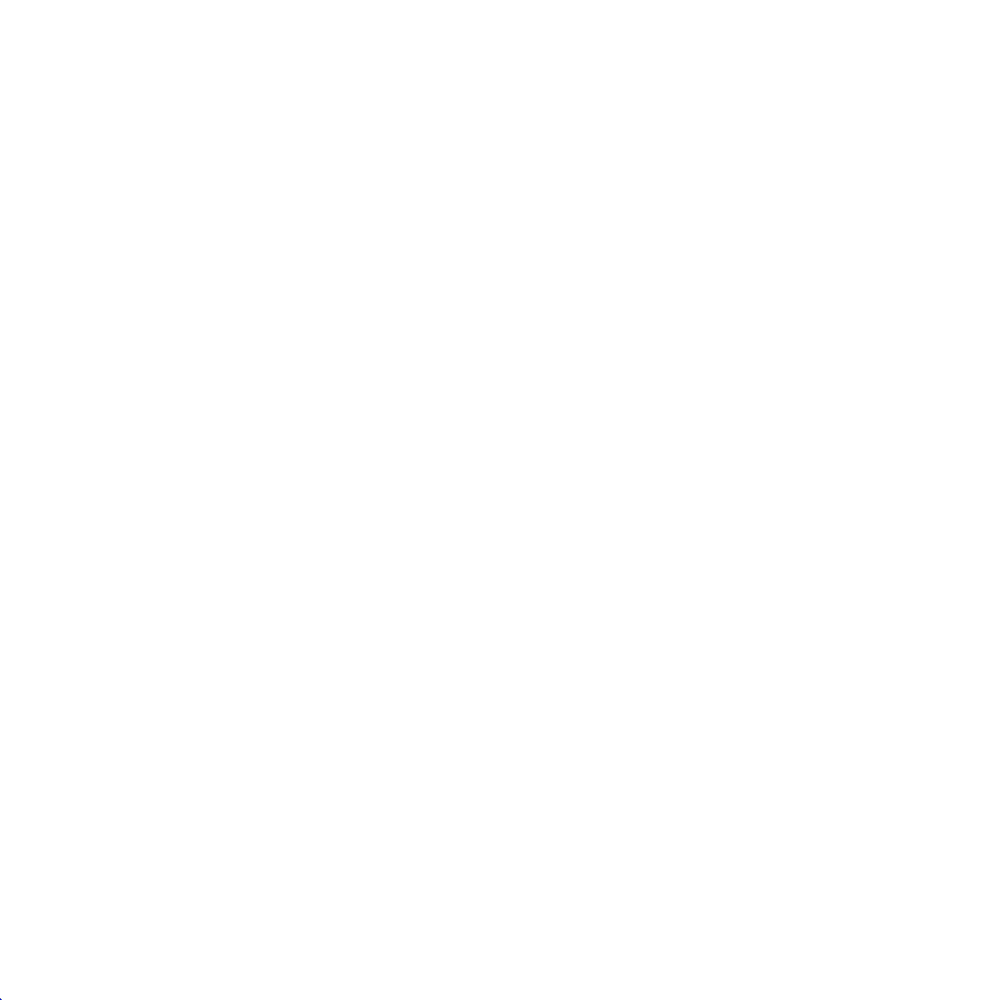
Frame 1 (no input)
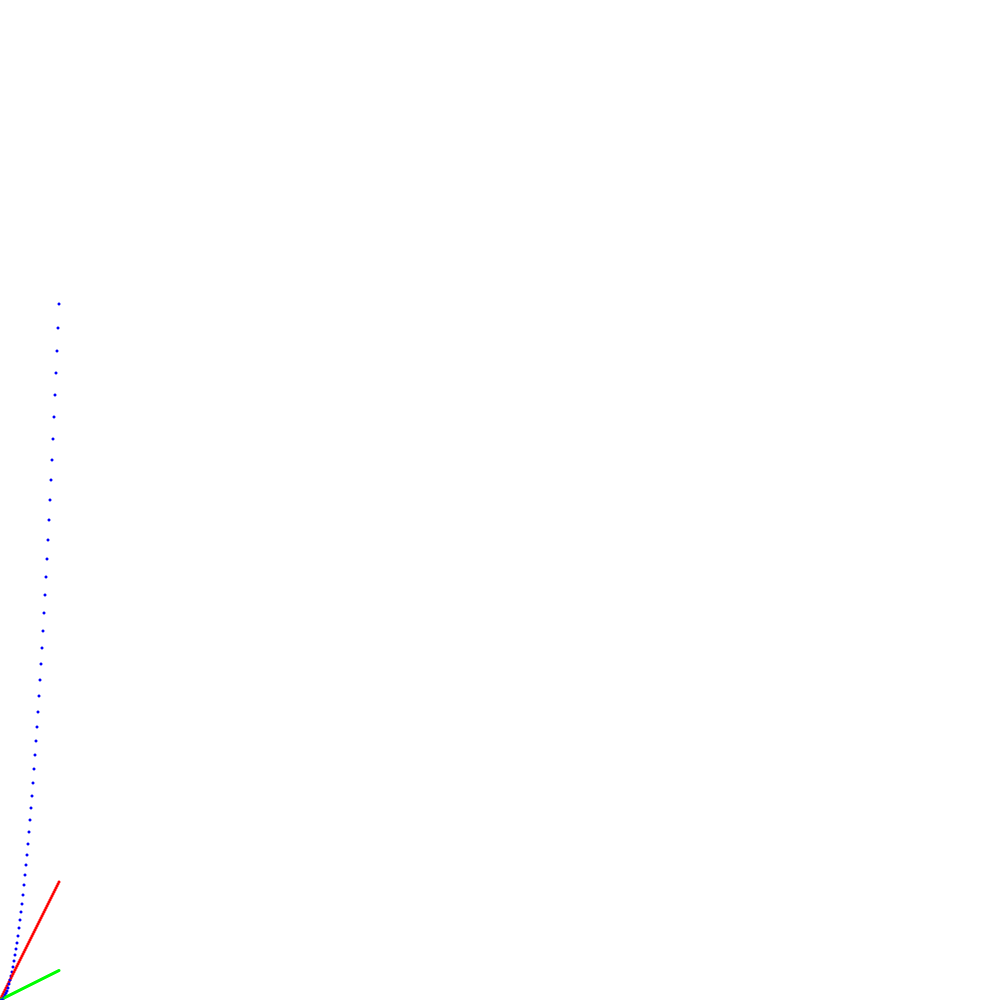
Frame 60 (the mouse pressed at the canvas centre just before this capture)
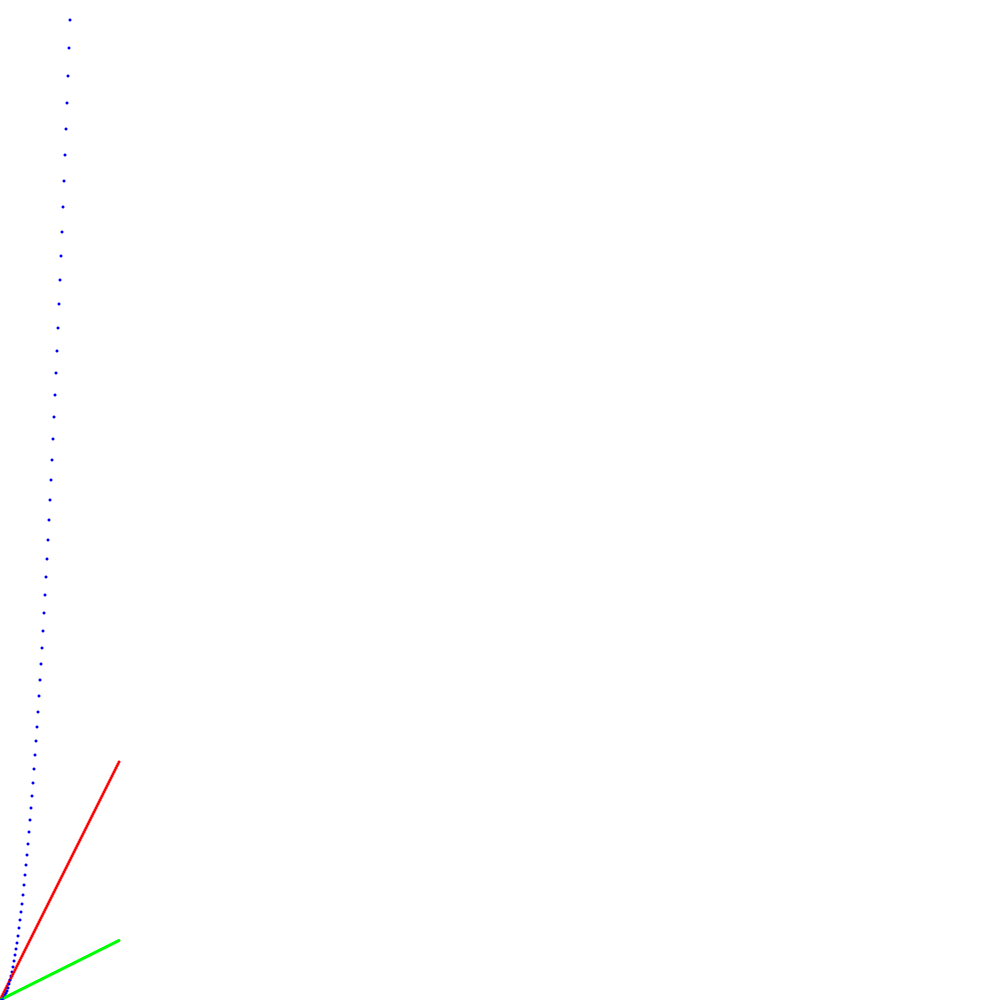
Frame 120 (the mouse held since frame 60 and released just before this capture)

The Processing sketch that drew these frames (run headless with seeded random() and noise(); from frame 60 on, the mouse is pressed at the canvas centre):

// Processing sketch: function_graphing
// ── function_graphing.pde
int x = 0;

void setup() {
  size(1000, 1000);
  background(255, 255, 255);
  fill(0, 0, 0);
  noStroke();
}

void draw() {
  fill(255, 0, 0);
  ellipse(x, 1000 - 2 * x, 3, 3);
  fill(0, 255, 0);
  ellipse(x, 1000 - 0.5 * x, 3, 3);
  fill(0, 0, 255);
  ellipse(x, 1000 - x * x / 5, 3, 3);
  x++;
}
